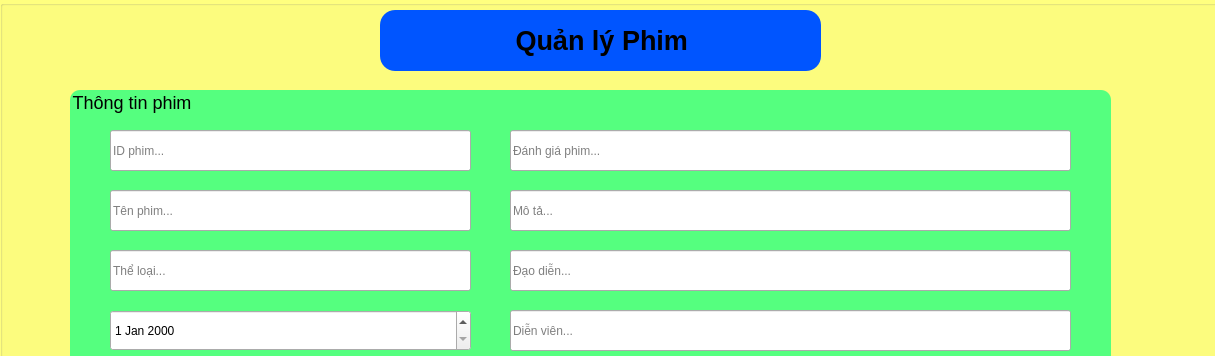
<?xml version="1.0" encoding="UTF-8"?>
<ui version="4.0">
 <class>MainWindow</class>
 <widget class="QMainWindow" name="MainWindow">
  <property name="geometry">
   <rect>
    <x>0</x>
    <y>0</y>
    <width>1215</width>
    <height>356</height>
   </rect>
  </property>
  <property name="windowTitle">
   <string>Quản lý Phim</string>
  </property>
  <widget class="QWidget" name="centralwidget">
   <widget class="QGroupBox" name="groupBox">
    <property name="geometry">
     <rect>
      <x>0</x>
      <y>0</y>
      <width>1221</width>
      <height>721</height>
     </rect>
    </property>
    <property name="styleSheet">
     <string notr="true">QGroupBox{
	background-color:rgb(255, 255, 127);
}</string>
    </property>
    <property name="title">
     <string/>
    </property>
    <widget class="QGroupBox" name="groupBox_2">
     <property name="geometry">
      <rect>
       <x>380</x>
       <y>10</y>
       <width>441</width>
       <height>61</height>
      </rect>
     </property>
     <property name="styleSheet">
      <string notr="true">QGroupBox{
	background-color:rgb(0, 85, 255);
	border-radius: 15px;
}</string>
     </property>
     <property name="title">
      <string/>
     </property>
     <widget class="QLabel" name="label_3">
      <property name="geometry">
       <rect>
        <x>0</x>
        <y>0</y>
        <width>451</width>
        <height>61</height>
       </rect>
      </property>
      <property name="text">
       <string>&lt;html&gt;&lt;head/&gt;&lt;body&gt;&lt;p align=&quot;center&quot;&gt;&lt;span style=&quot; font-size:20pt; font-weight:600;&quot;&gt;Quản lý Phim &lt;/span&gt;&lt;/p&gt;&lt;/body&gt;&lt;/html&gt;</string>
      </property>
     </widget>
    </widget>
    <widget class="QGroupBox" name="groupBox_3">
     <property name="geometry">
      <rect>
       <x>70</x>
       <y>90</y>
       <width>1041</width>
       <height>331</height>
      </rect>
     </property>
     <property name="styleSheet">
      <string notr="true">QGroupBox{
	background-color:rgb(85, 255, 127);
	font-size:18px;
	border-radius:10px;
}</string>
     </property>
     <property name="title">
      <string>Thông tin phim</string>
     </property>
     <widget class="QLineEdit" name="txtIDPhim">
      <property name="geometry">
       <rect>
        <x>40</x>
        <y>40</y>
        <width>361</width>
        <height>41</height>
       </rect>
      </property>
      <property name="styleSheet">
       <string notr="true">font: 14pt &quot;MS Shell Dlg 2&quot;;</string>
      </property>
      <property name="readOnly">
       <bool>true</bool>
      </property>
      <property name="placeholderText">
       <string>ID phim...</string>
      </property>
     </widget>
     <widget class="QLineEdit" name="txtTenphim">
      <property name="geometry">
       <rect>
        <x>40</x>
        <y>100</y>
        <width>361</width>
        <height>41</height>
       </rect>
      </property>
      <property name="styleSheet">
       <string notr="true">font: 14pt &quot;MS Shell Dlg 2&quot;;</string>
      </property>
      <property name="placeholderText">
       <string>Tên phim...</string>
      </property>
     </widget>
     <widget class="QLineEdit" name="txtTheloai">
      <property name="geometry">
       <rect>
        <x>40</x>
        <y>160</y>
        <width>361</width>
        <height>41</height>
       </rect>
      </property>
      <property name="styleSheet">
       <string notr="true">font: 14pt &quot;MS Shell Dlg 2&quot;;</string>
      </property>
      <property name="placeholderText">
       <string>Thể loại...</string>
      </property>
     </widget>
     <widget class="QLineEdit" name="txtTuoi">
      <property name="geometry">
       <rect>
        <x>40</x>
        <y>280</y>
        <width>361</width>
        <height>41</height>
       </rect>
      </property>
      <property name="styleSheet">
       <string notr="true">font: 14pt &quot;MS Shell Dlg 2&quot;;</string>
      </property>
      <property name="placeholderText">
       <string>Độ tuổi...</string>
      </property>
     </widget>
     <widget class="QLineEdit" name="txtDanhgia">
      <property name="geometry">
       <rect>
        <x>440</x>
        <y>40</y>
        <width>561</width>
        <height>41</height>
       </rect>
      </property>
      <property name="styleSheet">
       <string notr="true">font: 14pt &quot;MS Shell Dlg 2&quot;;</string>
      </property>
      <property name="placeholderText">
       <string>Đánh giá phim...</string>
      </property>
     </widget>
     <widget class="QLineEdit" name="txtMota">
      <property name="geometry">
       <rect>
        <x>440</x>
        <y>100</y>
        <width>561</width>
        <height>41</height>
       </rect>
      </property>
      <property name="styleSheet">
       <string notr="true">font: 14pt &quot;MS Shell Dlg 2&quot;;</string>
      </property>
      <property name="placeholderText">
       <string>Mô tả...</string>
      </property>
     </widget>
     <widget class="QLineEdit" name="txtDaodien">
      <property name="geometry">
       <rect>
        <x>440</x>
        <y>160</y>
        <width>561</width>
        <height>41</height>
       </rect>
      </property>
      <property name="styleSheet">
       <string notr="true">font: 14pt &quot;MS Shell Dlg 2&quot;;</string>
      </property>
      <property name="placeholderText">
       <string>Đạo diễn...</string>
      </property>
     </widget>
     <widget class="QLineEdit" name="txtDienvien">
      <property name="geometry">
       <rect>
        <x>440</x>
        <y>220</y>
        <width>561</width>
        <height>41</height>
       </rect>
      </property>
      <property name="styleSheet">
       <string notr="true">font: 14pt &quot;MS Shell Dlg 2&quot;;</string>
      </property>
      <property name="placeholderText">
       <string>Diễn viên...</string>
      </property>
     </widget>
     <widget class="QLineEdit" name="txtThoiluong">
      <property name="geometry">
       <rect>
        <x>440</x>
        <y>280</y>
        <width>561</width>
        <height>41</height>
       </rect>
      </property>
      <property name="styleSheet">
       <string notr="true">font: 14pt &quot;MS Shell Dlg 2&quot;;</string>
      </property>
      <property name="placeholderText">
       <string>Thời lượng...</string>
      </property>
     </widget>
     <widget class="QDateEdit" name="dateNgayPhatHanh">
      <property name="geometry">
       <rect>
        <x>40</x>
        <y>220</y>
        <width>361</width>
        <height>41</height>
       </rect>
      </property>
      <property name="styleSheet">
       <string notr="true">font: 14pt &quot;MS Shell Dlg 2&quot;;</string>
      </property>
     </widget>
    </widget>
    <widget class="QPushButton" name="btnThem">
     <property name="geometry">
      <rect>
       <x>180</x>
       <y>430</y>
       <width>171</width>
       <height>61</height>
      </rect>
     </property>
     <property name="styleSheet">
      <string notr="true">QPushButton{
	font-size: 20px;
    border-radius: 10px;
	background-color: rgb(0, 85, 255);
	color:rgb(255, 255, 255);
	font-weight: bold;
}
QPushButton:hover{
	background-color: rgb(0, 170, 255);
	cursor: pointer;
}</string>
     </property>
     <property name="text">
      <string>Thêm</string>
     </property>
    </widget>
    <widget class="QPushButton" name="btnSua">
     <property name="geometry">
      <rect>
       <x>390</x>
       <y>430</y>
       <width>171</width>
       <height>61</height>
      </rect>
     </property>
     <property name="styleSheet">
      <string notr="true">QPushButton{
	font-size: 20px;
    border-radius: 10px;
	background-color: rgb(0, 170, 0);
	color:rgb(255, 255, 255);
	font-weight: bold;
}
QPushButton:hover{
	background-color:rgb(0, 255, 127);
	cursor: pointer;
}</string>
     </property>
     <property name="text">
      <string>Sửa</string>
     </property>
    </widget>
    <widget class="QPushButton" name="btnXoa">
     <property name="geometry">
      <rect>
       <x>610</x>
       <y>430</y>
       <width>171</width>
       <height>61</height>
      </rect>
     </property>
     <property name="styleSheet">
      <string notr="true">QPushButton{
	font-size: 20px;
    border-radius: 10px;
	background-color: rgb(255, 0, 0);
	color:rgb(255, 255, 255);
	font-weight: bold;
}
QPushButton:hover{
	background-color: rgb(255, 84, 84);
	cursor: pointer;
}</string>
     </property>
     <property name="text">
      <string>Xóa</string>
     </property>
    </widget>
    <widget class="QPushButton" name="btnThoat">
     <property name="geometry">
      <rect>
       <x>820</x>
       <y>430</y>
       <width>171</width>
       <height>61</height>
      </rect>
     </property>
     <property name="styleSheet">
      <string notr="true">QPushButton{
	font-size: 20px;
    border-radius: 10px;
	background-color: rgb(0, 85, 255);
	color:rgb(255, 255, 255);
	font-weight: bold;
}
QPushButton:hover{
	background-color: rgb(0, 170, 255);
	cursor: pointer;
}</string>
     </property>
     <property name="text">
      <string>Thoát</string>
     </property>
    </widget>
    <widget class="QTableWidget" name="tableWidget">
     <property name="geometry">
      <rect>
       <x>0</x>
       <y>520</y>
       <width>1221</width>
       <height>201</height>
      </rect>
     </property>
     <property name="styleSheet">
      <string notr="true">QTableWidget{
	color:rgb(0, 0, 0)
	font: 14pt &quot;MS Shell Dlg 2&quot;;
	Background-color:rgb(255, 255, 255)
}</string>
     </property>
     <property name="rowCount">
      <number>0</number>
     </property>
     <column>
      <property name="text">
       <string>ID</string>
      </property>
     </column>
     <column>
      <property name="text">
       <string>Tên Phim</string>
      </property>
     </column>
     <column>
      <property name="text">
       <string>Thể Loại</string>
      </property>
     </column>
     <column>
      <property name="text">
       <string>Đánh giá phim</string>
      </property>
     </column>
     <column>
      <property name="text">
       <string>Mô tả</string>
      </property>
     </column>
     <column>
      <property name="text">
       <string>Ngày phát hành</string>
      </property>
     </column>
     <column>
      <property name="text">
       <string>Độ tuổi</string>
      </property>
     </column>
     <column>
      <property name="text">
       <string>Đạo diễn</string>
      </property>
     </column>
     <column>
      <property name="text">
       <string>Diễn viên</string>
      </property>
     </column>
     <column>
      <property name="text">
       <string>Thời lượng</string>
      </property>
     </column>
     <column>
      <property name="text">
       <string>Create At</string>
      </property>
     </column>
     <column>
      <property name="text">
       <string>Update At</string>
      </property>
     </column>
    </widget>
   </widget>
  </widget>
 </widget>
 <resources/>
 <connections/>
</ui>
